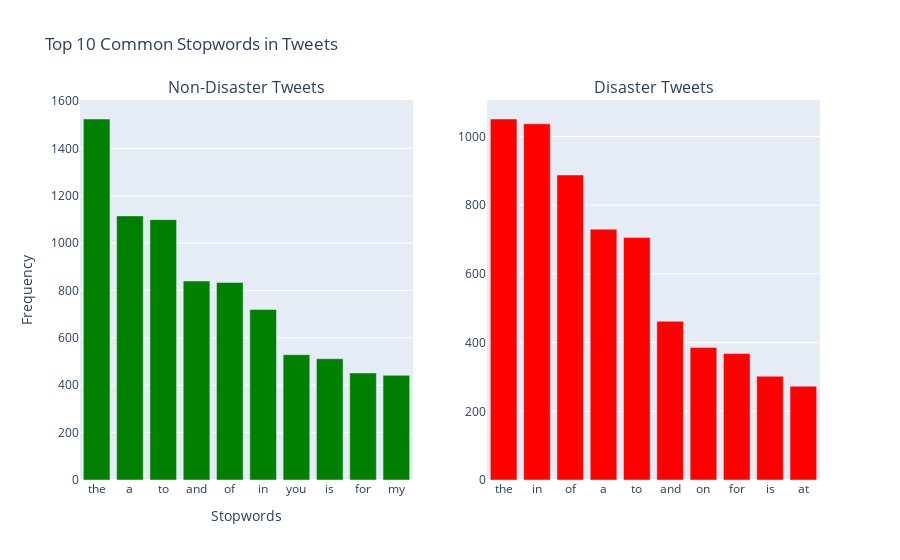

Notebook code cell kept with this figure:
### Markdown cell above
♻️ Stopwords les plus communs dans les tweets

### Code cell
# Create corpus for non-disaster tweets
non_disaster_corpus = create_corpus(0)
disaster_corpus = create_corpus(1)

# Count stopwords in non-disaster tweets
dic_non_disaster = defaultdict(int)
for word in non_disaster_corpus:
    if word in stop:
        dic_non_disaster[word] += 1

non_disaster_top = sorted(dic_non_disaster.items(), key=lambda x: x[1], reverse=True)[:10]

# Count stopwords in disaster tweets
dic_disaster = defaultdict(int)
for word in disaster_corpus:
    if word in stop:
        dic_disaster[word] += 1

disaster_top = sorted(dic_disaster.items(), key=lambda x: x[1], reverse=True)[:10]

# Prepare data for plotting
x_non_disaster, y_non_disaster = zip(*non_disaster_top)
x_disaster, y_disaster = zip(*disaster_top)

# Create subplots
fig = make_subplots(rows=1, cols=2, subplot_titles=('Non-Disaster Tweets', 'Disaster Tweets'))

# Add bar chart for non-disaster tweets
fig.add_trace(go.Bar(x=x_non_disaster, y=y_non_disaster, name='Non-Disaster', marker_color='green'), row=1, col=1)

# Add bar chart for disaster tweets
fig.add_trace(go.Bar(x=x_disaster, y=y_disaster, name='Disaster', marker_color='red'), row=1, col=2)

# Update layout
fig.update_layout(title_text='Top 10 Common Stopwords in Tweets',
                  xaxis_title='Stopwords',
                  yaxis_title='Frequency',
                  showlegend=False)

fig.show()

### Figure 1 — Plotly figure (JSON) as saved in the notebook; plotly's stock layout.template omitted (floating-point values rounded to 4 significant figures)
{"data": [{"marker": {"color": "green"}, "name": "Non-Disaster", "type": "bar", "x": ["the", "a", "to", "and", "of", "in", "you", "is", "for", "my"], "xaxis": "x", "y": [1524, 1115, 1099, 840, 834, 720, 529, 512, 452, 442], "yaxis": "y"}, {"marker": {"color": "red"}, "name": "Disaster", "type": "bar", "x": ["the", "in", "of", "a", "to", "and", "on", "for", "is", "at"], "xaxis": "x2", "y": [1051, 1037, 888, 730, 706, 462, 386, 368, 302, 273], "yaxis": "y2"}], "layout": {"annotations": [{"font": {"size": 16}, "showarrow": false, "text": "Non-Disaster Tweets", "x": 0.225, "xanchor": "center", "xref": "paper", "y": 1, "yanchor": "bottom", "yref": "paper"}, {"font": {"size": 16}, "showarrow": false, "text": "Disaster Tweets", "x": 0.775, "xanchor": "center", "xref": "paper", "y": 1, "yanchor": "bottom", "yref": "paper"}], "autosize": true, "showlegend": false, "title": {"text": "Top 10 Common Stopwords in Tweets"}, "xaxis": {"anchor": "y", "autorange": true, "domain": [0, 0.45], "range": [-0.5, 9.5], "title": {"text": "Stopwords"}, "type": "category"}, "xaxis2": {"anchor": "y2", "autorange": true, "domain": [0.55, 1], "range": [-0.5, 9.5], "type": "category"}, "yaxis": {"anchor": "x", "autorange": true, "domain": [0, 1], "range": [0, 1604.0], "title": {"text": "Frequency"}, "type": "linear"}, "yaxis2": {"anchor": "x2", "autorange": true, "domain": [0, 1], "range": [0, 1106.0], "type": "linear"}}}
